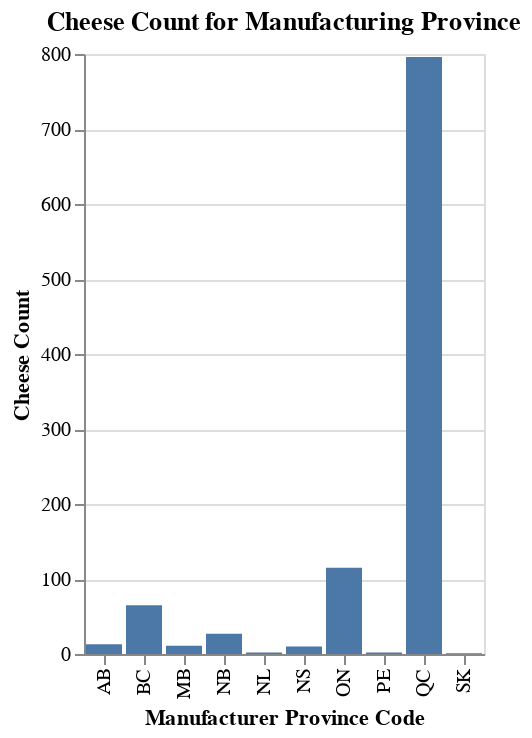

Write notebook code for a chart like this one.
### Markdown cell above
As illustrated by the "Cheese Count for Fat Levels," we can see that "lower fat" almost doubles "higher fat" in terms of quantity, which showcases a skewed distribution towards the former category. A balanced-class-weight parameter may help the pipeline to resolve this issue, although at the expense of more false positives.

Let's now put aside the "y" column for a minute and focus on the distribution of the "X" columns. Below are a few more bar charts that showcase how many cheese are labeled in their respective categories:

### Code cell
# use groupby and count function to tally up how many cheese are categorized in each distinct value
cheese_groupby_prov = cheese.groupby(by='ManufacturerProvCode').count().reset_index()
cheese_groupby_prov

# the plot function itself with "Fat Level" as X, and "CheeseName" as Y
cheese_prov_barchart = alt.Chart(cheese_groupby_prov).mark_bar().encode(alt.X('ManufacturerProvCode:N', title='Manufacturer Province Code'),
                                                                                alt.Y('ManufacturingTypeEn:Q', title='Cheese Count')
                                                                                ).properties(title='Cheese Count for Manufacturing Province')
cheese_prov_barchart

### Figure 1 — Vega-Lite specification as saved in the notebook (floating-point values rounded to 4 significant figures)
{"config": {"view": {"continuousWidth": 400, "continuousHeight": 300}}, "data": {"name": "data-09bba92ee39165c86590950f5cb3ac7a"}, "mark": "bar", "encoding": {"x": {"type": "nominal", "field": "ManufacturerProvCode", "title": "Manufacturer Province Code"}, "y": {"type": "quantitative", "field": "ManufacturingTypeEn", "title": "Cheese Count"}}, "title": "Cheese Count for Manufacturing Province", "$schema": "https://vega.github.io/schema/vega-lite/v4.8.1.json", "datasets": {"data-09bba92ee39165c86590950f5cb3ac7a": [{"ManufacturerProvCode": "AB", "ManufacturingTypeEn": 13, "MoisturePercent": 13, "Organic": 13, "CategoryTypeEn": 10, "MilkTypeEn": 12, "MilkTreatmentTypeEn": 10, "FatLevel": 13}, {"ManufacturerProvCode": "BC", "ManufacturingTypeEn": 65, "MoisturePercent": 61, "Organic": 65, "CategoryTypeEn": 65, "MilkTypeEn": 65, "MilkTreatmentTypeEn": 62, "FatLevel": 65}, {"ManufacturerProvCode": "MB", "ManufacturingTypeEn": 11, "MoisturePercent": 11, "Organic": 11, "CategoryTypeEn": 10, "MilkTypeEn": 11, "MilkTreatmentTypeEn": 10, "FatLevel": 11}, {"ManufacturerProvCode": "NB", "ManufacturingTypeEn": 27, "MoisturePercent": 27, "Organic": 27, "CategoryTypeEn": 27, "MilkTypeEn": 27, "MilkTreatmentTypeEn": 27, "FatLevel": 27}, {"ManufacturerProvCode": "NL", "ManufacturingTypeEn": 2, "MoisturePercent": 2, "Organic": 2, "CategoryTypeEn": 1, "MilkTypeEn": 2, "MilkTreatmentTypeEn": 1, "FatLevel": 2}, {"ManufacturerProvCode": "NS", "ManufacturingTypeEn": 10, "MoisturePercent": 10, "Organic": 10, "CategoryTypeEn": 9, "MilkTypeEn": 10, "MilkTreatmentTypeEn": 9, "FatLevel": 10}, {"ManufacturerProvCode": "ON", "ManufacturingTypeEn": 115, "MoisturePercent": 110, "Organic": 115, "CategoryTypeEn": 109, "MilkTypeEn": 115, "MilkTreatmentTypeEn": 105, "FatLevel": 115}, {"ManufacturerProvCode": "PE", "ManufacturingTypeEn": 2, "MoisturePercent": 2, "Organic": 2, "CategoryTypeEn": 2, "MilkTypeEn": 2, "MilkTreatmentTypeEn": 2, "FatLevel": 2}, {"ManufacturerProvCode": "QC", "ManufacturingTypeEn": 796, "MoisturePercent": 791, "Organic": 796, "CategoryTypeEn": 785, "MilkTypeEn": 796, "MilkTreatmentTypeEn": 750, "FatLevel": 796}, {"ManufacturerProvCode": "SK", "ManufacturingTypeEn": 1, "MoisturePercent": 1, "Organic": 1, "CategoryTypeEn": 1, "MilkTypeEn": 1, "MilkTreatmentTypeEn": 1, "FatLevel": 1}]}}
